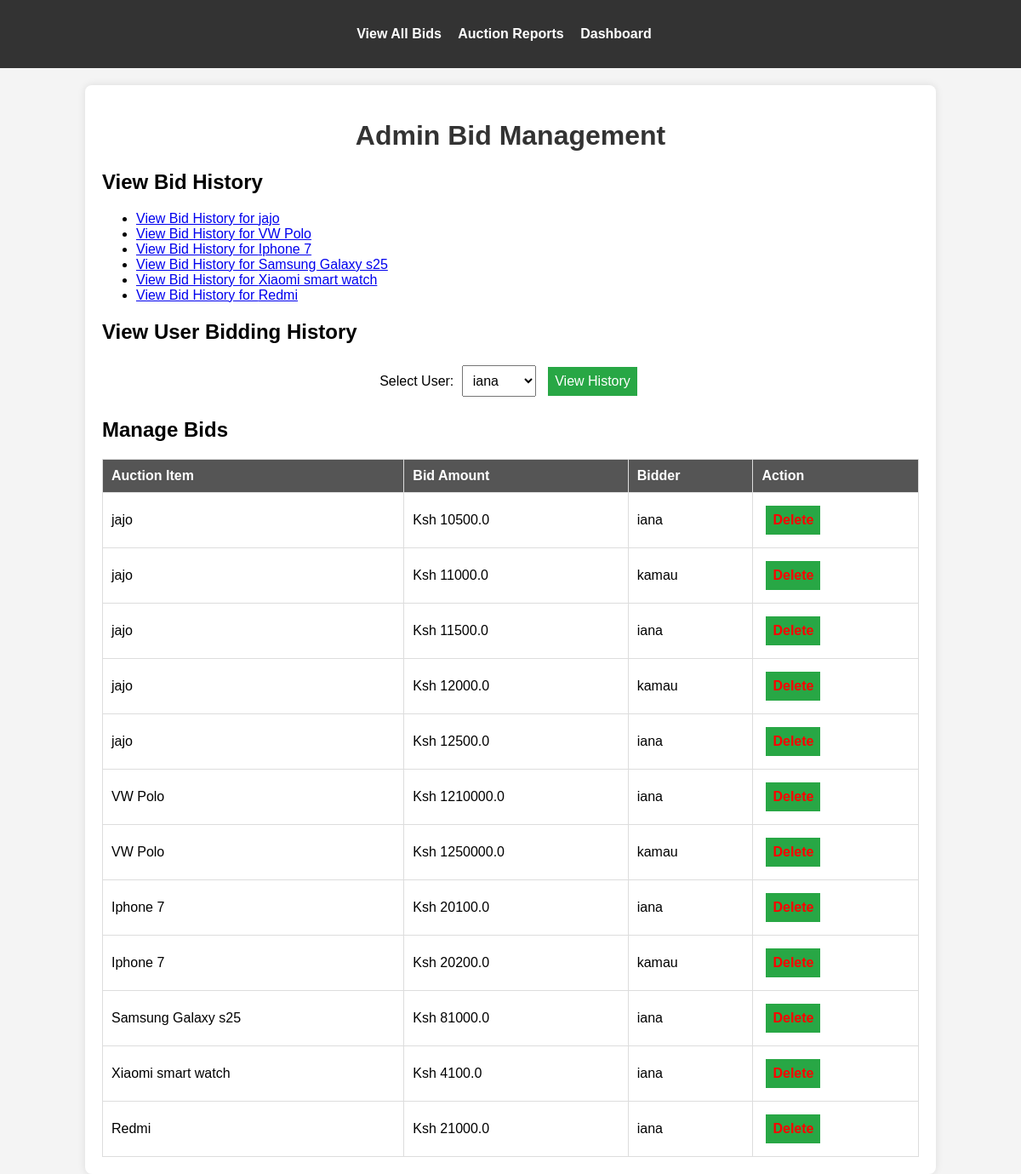
Page /admin/bids on the earlier database version.
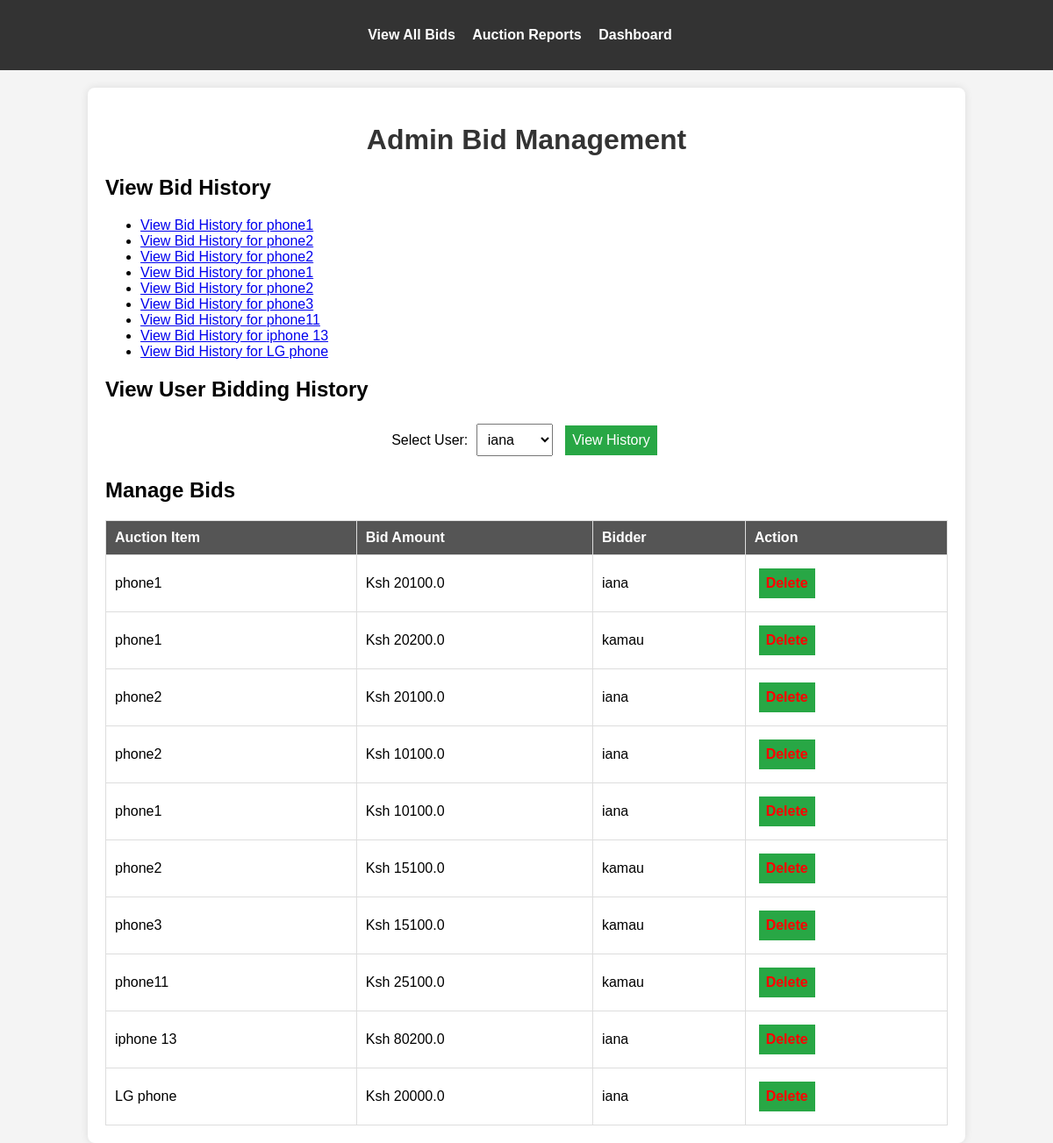
Same page on the later database version.
### models.py (models this page shows)
class AuctionItem(db.Model):
    id = db.Column(db.Integer, primary_key=True)
    title = db.Column(db.String(100), nullable=False)
    description = db.Column(db.Text, nullable=False)
    starting_price = db.Column(db.Float, nullable=False)
    image = db.Column(db.String(100), nullable=True)
    end_time = db.Column(db.DateTime(timezone=True), nullable=False, default=lambda: datetime.now(timezone.utc))
    bids = db.relationship('Bid', backref='auction_item', lazy=True)
    category = db.Column(db.String(50), nullable=False)  # New field for category
    additional_images = db.relationship('AdditionalImage', back_populates='auction_item', cascade="all, delete-orphan")
    serial_number = db.Column(db.String(50), nullable=True)
    model = db.Column(db.String(50), nullable=True)
    year_of_manufacture = db.Column(db.String(4), nullable=True)
    color = db.Column(db.String(30), nullable=True)
    primary_damage = db.Column(db.String(50), nullable=True)
    secondary_damage = db.Column(db.String(50), nullable=True)
    VIN = db.Column(db.String(17), nullable=True)
    odometer = db.Column(db.Integer, nullable=True)
    working = db.Column(db.String(10), nullable=True)  # Yes/No/Not Applicable
    sale_status = db.Column(db.String(20), default='Open')  # Open, Closed, or Sold

class Bid(db.Model):
    id = db.Column(db.Integer, primary_key=True)
    user_id = db.Column(db.Integer, db.ForeignKey('user.id'), nullable=False)
    auction_id = db.Column(db.Integer, db.ForeignKey('auction_item.id'), nullable=False)
    bid_amount = db.Column(db.Float, nullable=False)
    timestamp = db.Column(db.DateTime, default=datetime.now)
    user = db.relationship('User', backref='bids')

class User(UserMixin, db.Model):
    id = db.Column(db.Integer, primary_key=True)
    username = db.Column(db.String(50), unique=True, nullable=False)
    password = db.Column(db.String(100), nullable=False)
    is_admin = db.Column(db.Boolean, default=False)

### app.py (the view)
@app.route('/admin/bids')
def admin_bid_management():
    bids = Bid.query.all()
    auction_items = db.session.query(AuctionItem).join(Bid).distinct().all()
    users = db.session.query(User).join(Bid).distinct().all()
    """Admin dashboard for managing bids."""
    return render_template('admin_bid_management.html', auction_items=auction_items, users=users, bids=bids)

### app.py (called while the page is built)
@app.context_processor
def inject_user_model():
    from models import User  # Import your User model here
    return dict(User=User)

### templates/admin_bid_management.html (shortened to what this page needs)
<!DOCTYPE html>
<html lang="en">
<head>
</head>
<body>
    <nav>
        <ul>
            <li><a href="{{ url_for('view_all_bids') }}">View All Bids</a></li>
            <li><a href="{{ url_for('auction_reports') }}">Auction Reports</a></li>
            <li><a href="{{ url_for('admin_dashboard') }}">Dashboard</a></li>
        </ul>
    </nav>
    <div class="container">
        <h1>Admin Bid Management</h1>
        <div class="bid-section">
            <h2>View Bid History</h2>
            <ul>
                {% for item in auction_items %}
                    <li><a href="{{ url_for('view_bid_history', item_id=item.id) }}">View Bid History for {{ item.title }}</a></li>
                {% endfor %}
            </ul>
        </div>
        <div class="bid-section">
            <h2>View User Bidding History</h2>
            <form action="{{ url_for('view_user_bidding_history', user_id=0) }}" method="get" onsubmit="updateAction(event)">
                <label for="user_id">Select User:</label>
                <select name="user_id" id="user_id" required>
                    {% for user in users %}
                        <option value="{{ user.id }}">{{ user.username }}</option>
                    {% endfor %}
                </select>
                <button type="submit">View History</button>
            </form>
        </div>
        <div class="bid-section">
            <h2>Manage Bids</h2>
            <table class="bid-table">
                <thead>
                    <tr>
                        <th>Auction Item</th>
                        <th>Bid Amount</th>
                        <th>Bidder</th>
                        <th>Action</th>
                    </tr>
                </thead>
                <tbody>
                    {% for bid in bids %}
                        <tr>
                            <td>{{ bid.auction_item.title }}</td>
                            <td>Ksh {{ bid.bid_amount }}</td>
                            <td>{{ bid.user.username }}</td>
                            <td>
                                <form action="{{ url_for('delete_bid', bid_id=bid.id) }}" method="POST" style="display:inline;">
                                    <button type="submit" class="delete-link" onclick="return confirm('Are you sure you want to delete this bid?');">
                                        Delete
                                    </button>
                                </form>
                            </td>
                        </tr>
                    {% endfor %}
                </tbody>
            </table>
        </div>
    </div>
</body>
</html>

Differences in the rows shown:
removed Bid: auction_item "Xiaomi smart watch", bid_amount "4100.0", user.username "iana"
removed Bid: auction_item "Redmi", bid_amount "21000.0", user.username "iana"
changed AuctionItem (number 1 of 9 on the later page): title "jajo" → "phone1"
changed AuctionItem (number 2 of 9 on the later page): title "VW Polo" → "phone2"
changed AuctionItem (number 3 of 9 on the later page): title "Iphone 7" → "phone2"
changed AuctionItem (number 4 of 9 on the later page): title "Samsung Galaxy s25" → "phone1"
now on this page (row edited): AuctionItem: title "phone2"
changed AuctionItem: title "Xiaomi smart watch" → "phone3"
changed AuctionItem: title "Redmi" → "phone11"
added AuctionItem: title "iphone 13"
added AuctionItem: title "LG phone"
changed Bid (number 1 of 10 on the later page): auction_item "jajo" → "phone1"; bid_amount "10500.0" → "20100.0"
changed Bid (number 2 of 10 on the later page): auction_item "jajo" → "phone1"; bid_amount "11000.0" → "20200.0"
changed Bid (number 3 of 10 on the later page): auction_item "jajo" → "phone2"; bid_amount "11500.0" → "20100.0"
changed Bid (number 4 of 10 on the later page): auction_item "jajo" → "phone2"; bid_amount "12000.0" → "10100.0"; user.username "kamau" → "iana"
changed Bid (number 5 of 10 on the later page): auction_item "jajo" → "phone1"; bid_amount "12500.0" → "10100.0"
changed Bid (number 6 of 10 on the later page): auction_item "VW Polo" → "phone2"; bid_amount "1210000.0" → "15100.0"; user.username "iana" → "kamau"
changed Bid: auction_item "VW Polo" → "phone3"; bid_amount "1250000.0" → "15100.0"
changed Bid: auction_item "Iphone 7" → "phone11"; bid_amount "20100.0" → "25100.0"; user.username "iana" → "kamau"
changed Bid: auction_item "Iphone 7" → "iphone 13"; bid_amount "20200.0" → "80200.0"; user.username "kamau" → "iana"
changed Bid: auction_item "Samsung Galaxy s25" → "LG phone"; bid_amount "81000.0" → "20000.0"
